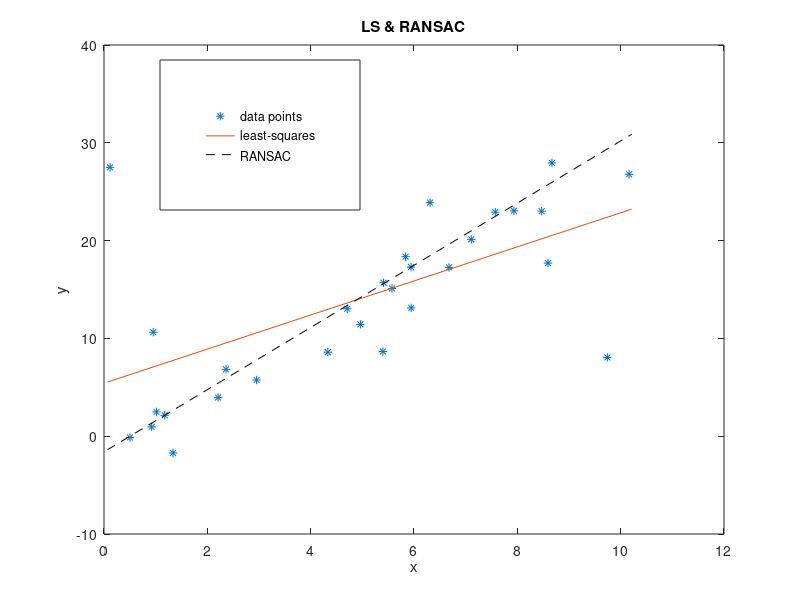

MATLAB code for this plot:
% Task 4: Fit lines to data points, using least squares and RANSAC

% Clear up
clc;
close all;
clearvars;

% Begin by loading data points from linedata.mat
load linedata

N = length(xm); % number of data points

% Plot data
plot(xm, ym, '*'); hold on;
xlabel('x') 
ylabel('y')
title('LS & RANSAC') 
x_fine = [min(xm)-0.05,max(xm)+0.05]; % used when plotting the fitted lines

% Fit a line to these data points with least squares
% Here you should write code to obtain the p_ls coefficients (assuming the
% line has the form y = p_ls(1) * x + p_ls(2)).
%p_ls = [rand(), 6]; % REMOVE AND REPLACE WITH LEAST SQUARES SOLUTION
%plot(x_fine, p_ls(1) * x_fine + p_ls(2))
train_xm = [xm,ones(N,1)];
train_ym = ym;
p_ls = train_xm\train_ym;
plot(x_fine, p_ls(1) * x_fine + p_ls(2))

% Fit a line to these data points using RANSAC.
% sampleSize = 2; % number of points to sample per trial
% maxDistance = 2; % max allowable distance for inliers
% points = [xm,ym];
% fitLineFcn = @(points) polyfit(points(:,1),points(:,2),1); % fit function using polyfit
% evalLineFcn = ...   % distance evaluation function
%   @(model, points) sum((points(:, 2) - polyval(model, points(:,1))).^2,2);
% 
% [modelRANSAC, inlierIdx] = ransac(points,fitLineFcn,evalLineFcn,sampleSize,maxDistance);
% modelInliers = polyfit(points(inlierIdx,1),points(inlierIdx,2),1);
% inlierPts = points(inlierIdx,:);
% x = [min(inlierPts(:,1)) max(inlierPts(:,1))];
% y = modelInliers(1)*x + modelInliers(2);
% plot(x, y, 'g-')    

bestins = 0;
theshold = 1;
for i=1:100
    idx = randperm(N,2);
    k = (ym(idx(1),1)-ym(idx(2),1))/(xm(idx(1),1)-xm(idx(2),1));
    m = ym(idx(1),1)- k*xm(idx(1),1);
    line = [k -1 m];
    distance = abs(line*[xm';ym';ones(1,N)]);
    ins = sum(distance<theshold);
    if ins > bestins
        bestins = ins;
        trueline = line;
    end
end
pa(1) = trueline(1);
pa(2) = trueline(3);
plot(x_fine,pa(1)*x_fine+pa(2),'k--')


%p_ransac = [rand(), 6]; % REMOVE AND REPLACE WITH RANSAC SOLUTION
%plot(x_fine, p_ransac(1) * x_fine + p_ransac(2), 'k--')

% Legend --> show which line corresponds to what (if you need to
% re-position the legend, you can modify rect below)
h=legend('data points', 'least-squares','RANSAC');
rect = [0.20, 0.65, 0.25, 0.25];
set(h, 'Position', rect)

% After having plotted both lines, it's time to compute errors for the
% respective lines. Specifically, for each line (the least squares and the
% RANSAC line), compute the least square error and the total
% least square error. Note that the error is the sum of the individual
% squared errors for each data point! In total you should get 4 errors. Report these
% in your report, and comment on the results. OBS: Recall the distance formula
% between a point and a line from linear algebra, useful when computing orthogonal
% errors!

% WRITE CODE BELOW TO COMPUTE THE 4 ERRORS
% LS_squared_vertical_errors = 0;
% LS_squared_orthogonal_errors = 0;
% RANSAC_squared_vertical_errors = 0;
% RANSAC_squared_orthogonal_errors = 0;
% for i =1:N
%     
%     LS_squared_vertical_errors = (p_ls(1) * xm(i) + p_ls(2) - ym(i))^2 +  LS_squared_vertical_errors;
%     LS_squared_orthogonal_errors = (abs(p_ls(1)*xm(i)+p_ls(2)-ym(i))/sqrt(p_ls(1)^2+1))^2 + LS_squared_orthogonal_errors;
%     RANSAC_squared_vertical_errors = (modelInliers(1) * xm(i) + modelInliers(2) - ym(i))^2 + RANSAC_squared_vertical_errors;
%     RANSAC_squared_orthogonal_errors = (abs(modelInliers(1)*xm(i) + modelInliers(2)-ym(i))/sqrt(modelInliers(1)^2+1))^2 + RANSAC_squared_orthogonal_errors;
% end
% LS_squared_vertical_errors
% LS_squared_orthogonal_errors
% RANSAC_squared_vertical_errors
% RANSAC_squared_orthogonal_errors